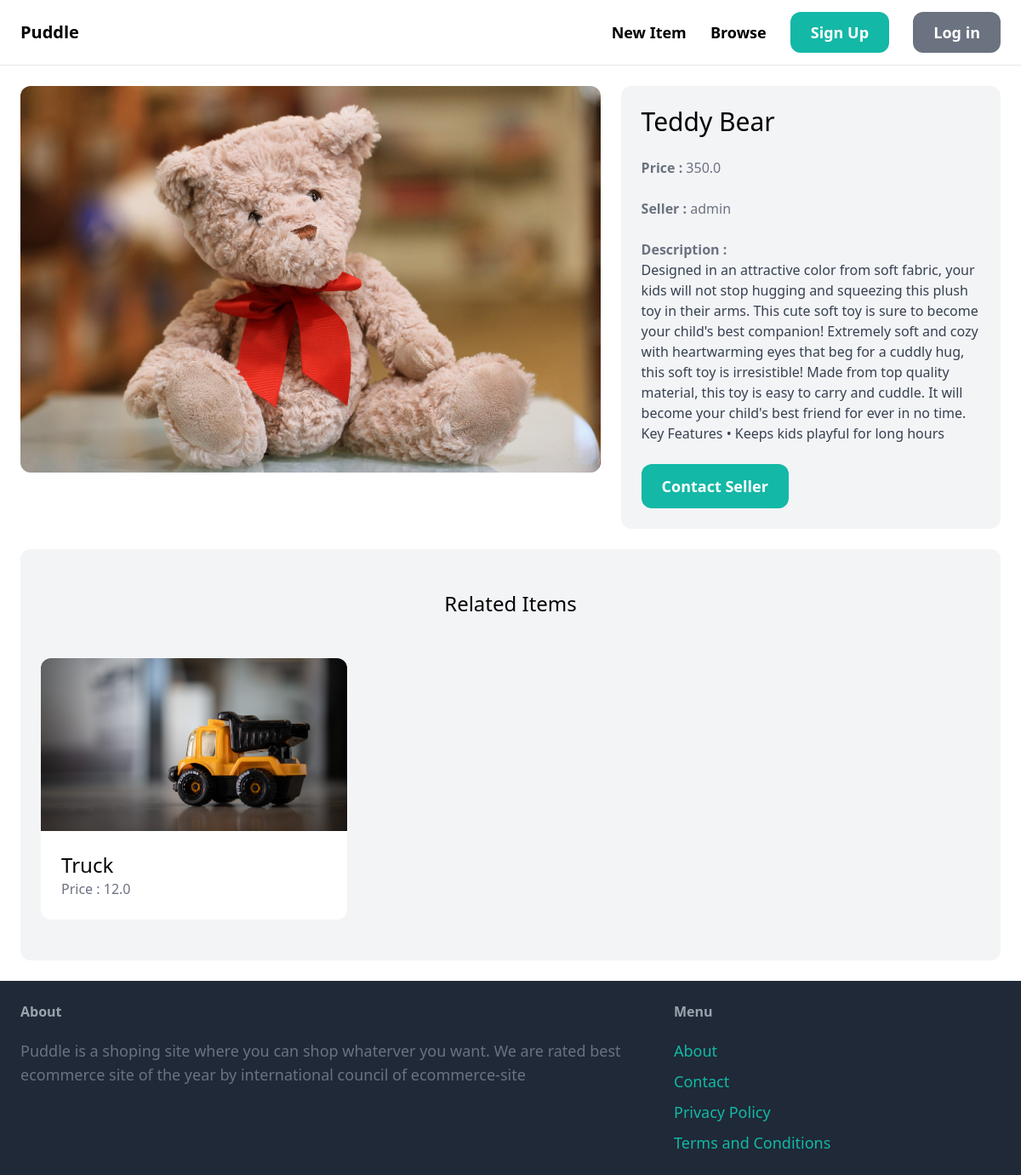
Page /items/1/ on the committed database.
### item/models.py (models this page shows, shortened)
class Item(models.Model):
    category = models.ForeignKey(Category, related_name='items', on_delete=models.CASCADE) # if category is deleted then all items belong to this also be deleted.
    name = models.CharField(max_length=250)
    description = models.TextField(blank=True, null=True)
    price = models.FloatField()
    image = models.ImageField(upload_to='item_images', blank=True, null=True) #if item_images doesn't exist then django make it.
    is_sold = models.BooleanField(default=False)
    created_by = models.ForeignKey(User, related_name='items',on_delete=models.CASCADE) # This is an index into database b/w this item and user. # Cascade means if user is deleted then all of the items are also deleted.
    created_at = models.DateTimeField(auto_now_add=True)

### item/views.py (the view)
# urls.py: path('<int:pk>/', views.detail, name = 'detail'),
def detail(request, pk):
    item = get_object_or_404(Item, pk=pk)
    related_items = Item.objects.filter(category = item.category, is_sold = False).exclude(pk=pk)[0:3]
    return render(request, 'item/detail.html', {
        'item' : item,
        'related_items': related_items
    })

### item/templates/item/detail.html (shortened to what this page needs)
{% extends 'core/base.html' %}
{% block content %}
    <div class="grid grid-cols-5 gap-6">
        <div class="col-span-3">
            <img src="{{ item.image.url }}" class="rounded-xl">
        </div>
        <div class="col-span-2 p-6 bg-gray-100 rounded-xl">
            <h1 class="mb-6 text-3xl">{{ item.name }}</h1>
            <p class="text-gray-500"><strong>Price : </strong>{{ item.price }}</p><br>
            <p class="text-gray-500"><strong>Seller : </strong>{{ item.created_by.username }}</p><br>
            {% if item.description %}
                <p class="text-gray-700">
                    <strong class="text-gray-500">Description : </strong><br>
                    {{ item.description }}
                </p>
            {% endif %}
            {% if request.user == item.created_by %}
                <div class="mt-6 p-6 bg-white rounded-xl">
                    <p>What you want to do ?</p>
                    <a href="{% url 'item:edit' item.id %}", class="inline-block mt-6 px-6 py-3 text-lg font-semibold bg-teal-500 text-white rounded-xl">Edit</a>
                    <a href="{% url 'item:delete' item.id %}", class="inline-block mt-6 px-6 py-3 text-lg font-semibold bg-red-500 text-white rounded-xl">Delete</a>
                </div>
            {% else %}
                <a href="{% url 'conversation:new' item.id %}" class="inline-block mt-6 px-6 py-3 text-lg font-semibold bg-teal-500 text-white rounded-xl hover:bg-teal-700">Contact Seller</a>
            {% endif %}
        </div>
    </div>
    <div class="mt-6 px-6 py-12 bg-gray-100 rounded-xl">
        <h2 class="mb-12 text-2xl text-center">Related Items</h2>
        <div class="grid grid-cols-3 gap-3">
            {% for item in related_items %}
                <div>
                    <a href="{% url 'item:detail' item.id %}">
                        <div>
                            <img src="{{ item.image.url }}" class="rounded-t-xl">
                        </div>
                        <div class="p-6 bg-white rounded-b-xl">
                            <h2 class="text-2xl">{{ item.name }}</h2>
                            <p class="text-gray-500">Price : {{ item.price }}</p>
                        </div>
                    </a>
                </div>
            {% endfor %}
        </div>
    </div>
{% endblock %}

### rows in the picture
Item: image (picture), name "Teddy Bear", price "350.0", created_by.username "admin", description "Designed in an attractive color from soft fabric, your kids will not stop hugging and squeezing this plush toy in their arms. This cute soft toy is sure to become your child's best companion! Extremely soft and cozy with heartwarming eyes that beg for a cuddly hug, this soft toy is irresistible! Made from top quality material, this toy is easy to carry and cuddle. It will become your child's best friend for ever in no time. Key Features • Keeps kids playful for long hours"
Item: image (picture), name "Truck", price "12.0"
